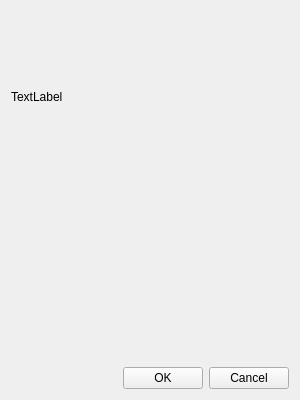
<?xml version="1.0" encoding="UTF-8"?>
<ui version="4.0">
 <class>Sys_Multi_Filechooser_Dia</class>
 <widget class="QWidget" name="Sys_Multi_Filechooser_Dia">
  <property name="geometry">
   <rect>
    <x>0</x>
    <y>0</y>
    <width>300</width>
    <height>400</height>
   </rect>
  </property>
  <property name="sizePolicy">
   <sizepolicy hsizetype="MinimumExpanding" vsizetype="MinimumExpanding">
    <horstretch>0</horstretch>
    <verstretch>0</verstretch>
   </sizepolicy>
  </property>
  <property name="minimumSize">
   <size>
    <width>300</width>
    <height>400</height>
   </size>
  </property>
  <property name="windowTitle">
   <string>Sys File dialog</string>
  </property>
  <layout class="QVBoxLayout">
   <item>
    <widget class="QLabel" name="main_text">
     <property name="text">
      <string>TextLabel</string>
     </property>
    </widget>
   </item>
   <item>
    <widget class="QFrame" name="chooser_frame">
     <property name="minimumSize">
      <size>
       <width>0</width>
       <height>40</height>
      </size>
     </property>
     <property name="frameShape">
      <enum>QFrame::NoFrame</enum>
     </property>
     <property name="frameShadow">
      <enum>QFrame::Raised</enum>
     </property>
    </widget>
   </item>
   <item>
    <layout class="QHBoxLayout">
     <item>
      <spacer>
       <property name="orientation">
        <enum>Qt::Horizontal</enum>
       </property>
       <property name="sizeHint" stdset="0">
        <size>
         <width>51</width>
         <height>20</height>
        </size>
       </property>
      </spacer>
     </item>
     <item>
      <widget class="QPushButton" name="okButton">
       <property name="text">
        <string>OK</string>
       </property>
      </widget>
     </item>
     <item>
      <widget class="QPushButton" name="cancelButton">
       <property name="text">
        <string>Cancel</string>
       </property>
      </widget>
     </item>
    </layout>
   </item>
  </layout>
 </widget>
 <resources/>
 <connections/>
</ui>
